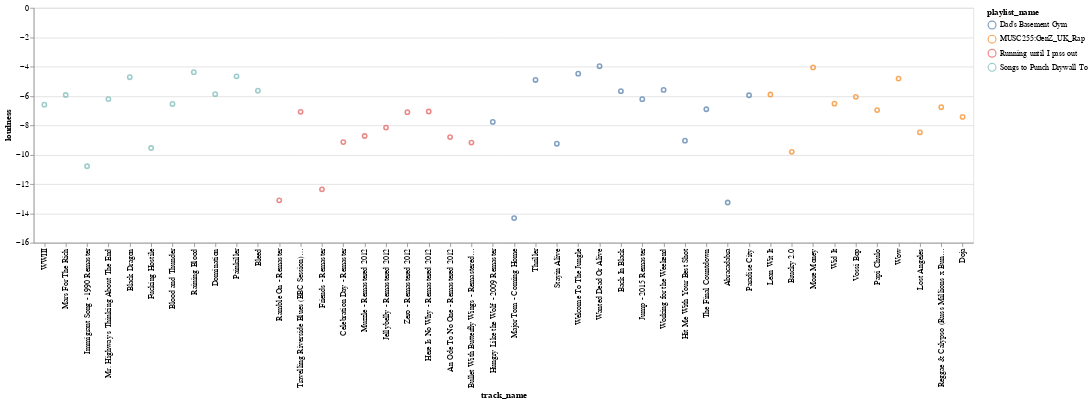

Here is the notebook cell this chart was saved with:
### Code cell
# charting loudness for four physical activity playlists
alt.Chart(four_activity_playlists).mark_point().encode(
    x=alt.X("track_name", sort=None),
    y='loudness',
    color="playlist_name",
    tooltip=["artist", "track_name", "playlist_name"]
).properties(
    width=1200
)

### Figure 1 — Vega-Lite specification as saved in the notebook (floating-point values rounded to 4 significant figures)
{"config": {"view": {"continuousWidth": 400, "continuousHeight": 300}}, "data": {"name": "data-4c66ae467f10652abc5c7002577821fb"}, "mark": "point", "encoding": {"color": {"type": "nominal", "field": "playlist_name"}, "tooltip": [{"type": "nominal", "field": "artist"}, {"type": "nominal", "field": "track_name"}, {"type": "nominal", "field": "playlist_name"}], "x": {"type": "nominal", "field": "track_name", "sort": null}, "y": {"type": "quantitative", "field": "loudness"}}, "width": 1200, "$schema": "https://vega.github.io/schema/vega-lite/v4.8.1.json", "datasets": {"data-4c66ae467f10652abc5c7002577821fb": [{"artist": "KMFDM", "album": "WWIII", "track_name": "WWIII", "track_id": "5jHYEOabEw2RSwOzf8nQPn", "danceability": 0.534, "energy": 0.966, "key": 7, "loudness": -6.597, "mode": 1, "speechiness": 0.0688, "instrumentalness": 0.104, "liveness": 0.436, "valence": 0.171, "tempo": 140.0, "duration_ms": 298707, "time_signature": 4, "playlist_name": "Songs to Punch Drywall To", "Author": "Everyone"}, {"artist": "King Gizzard & The Lizard Wizard", "album": "Infest The Rats' Nest", "track_name": "Mars For The Rich", "track_id": "4lV1tx0EdlIChOw7Kz7fP0", "danceability": 0.269, "energy": 0.885, "key": 11, "loudness": -5.938, "mode": 0, "speechiness": 0.0948, "instrumentalness": 0.795, "liveness": 0.132, "valence": 0.325, "tempo": 129.2, "duration_ms": 251720, "time_signature": 4, "playlist_name": "Songs to Punch Drywall To", "Author": "Everyone"}, {"artist": "Led Zeppelin", "album": "Led Zeppelin III (1994 Remaster)", "track_name": "Immigrant Song - 1990 Remaster", "track_id": "6kjlvJLh2DBsSQtqVzFh8I", "danceability": 0.574, "energy": 0.926, "key": 11, "loudness": -10.79, "mode": 1, "speechiness": 0.0562, "instrumentalness": 0.478, "liveness": 0.386, "valence": 0.609, "tempo": 113.1, "duration_ms": 145067, "time_signature": 4, "playlist_name": "Songs to Punch Drywall To", "Author": "Everyone"}, {"artist": "A Day To Remember", "album": "Homesick", "track_name": "Mr. Highway's Thinking About The End", "track_id": "3VnBhHJdT7p05Wtenu4fmt", "danceability": 0.301, "energy": 0.916, "key": 10, "loudness": -6.218, "mode": 0, "speechiness": 0.0919, "instrumentalness": 1.84e-05, "liveness": 0.293, "valence": 0.451, "tempo": 150.1, "duration_ms": 255827, "time_signature": 4, "playlist_name": "Songs to Punch Drywall To", "Author": "Everyone"}, {"artist": "The Vines", "album": "Future Primitive", "track_name": "Black Dragon", "track_id": "2Z8EqEtv0CxT6Jfzfdhtbf", "danceability": 0.191, "energy": 0.807, "key": 0, "loudness": -4.726, "mode": 1, "speechiness": 0.0426, "instrumentalness": 0.897, "liveness": 0.158, "valence": 0.246, "tempo": 138.7, "duration_ms": 208747, "time_signature": 4, "playlist_name": "Songs to Punch Drywall To", "Author": "Everyone"}, {"artist": "Pantera", "album": "Vulgar Display of Power", "track_name": "Fucking Hostile", "track_id": "5RU50TPTgtxJLFNunUS2p5", "danceability": 0.479, "energy": 0.96, "key": 6, "loudness": -9.551, "mode": 0, "speechiness": 0.0991, "instrumentalness": 4.62e-05, "liveness": 0.208, "valence": 0.506, "tempo": 93.87, "duration_ms": 168600, "time_signature": 4, "playlist_name": "Songs to Punch Drywall To", "Author": "Everyone"}, {"artist": "Mastodon", "album": "Leviathan", "track_name": "Blood and Thunder", "track_id": "3jagGO7eHHuaD53ibehkux", "danceability": 0.364, "energy": 0.935, "key": 2, "loudness": -6.548, "mode": 1, "speechiness": 0.0724, "instrumentalness": 0.729, "liveness": 0.0317, "valence": 0.478, "tempo": 92.72, "duration_ms": 228587, "time_signature": 4, "playlist_name": "Songs to Punch Drywall To", "Author": "Everyone"}, {"artist": "Slayer", "album": "Reign In Blood", "track_name": "Raining Blood", "track_id": "01Mpj13vURSO3cCLprPt5T", "danceability": 0.294, "energy": 0.995, "key": 1, "loudness": -4.383, "mode": 0, "speechiness": 0.168, "instrumentalness": 0.331, "liveness": 0.128, "valence": 0.0379, "tempo": 88.78, "duration_ms": 254400, "time_signature": 4, "playlist_name": "Songs to Punch Drywall To", "Author": "Everyone"}, {"artist": "Pantera", "album": "Cowboys from Hell", "track_name": "Domination", "track_id": "769cLRTw2y6KRdkFWFkxtu", "danceability": 0.372, "energy": 0.888, "key": 2, "loudness": -5.88, "mode": 1, "speechiness": 0.0943, "instrumentalness": 0.00442, "liveness": 0.115, "valence": 0.555, "tempo": 141.4, "duration_ms": 305293, "time_signature": 4, "playlist_name": "Songs to Punch Drywall To", "Author": "Everyone"}, {"artist": "Judas Priest", "album": "Painkiller", "track_name": "Painkiller", "track_id": "0L7zm6afBEtrNKo6C6Gj08", "danceability": 0.435, "energy": 0.987, "key": 1, "loudness": -4.667, "mode": 0, "speechiness": 0.16, "instrumentalness": 0.0847, "liveness": 0.268, "valence": 0.101, "tempo": 103.2, "duration_ms": 365827, "time_signature": 4, "playlist_name": "Songs to Punch Drywall To", "Author": "Everyone"}, {"artist": "Meshuggah", "album": "ObZen", "track_name": "Bleed", "track_id": "4E6wpXABj8XosZEPXZz2OK", "danceability": 0.242, "energy": 0.998, "key": 11, "loudness": -5.64, "mode": 1, "speechiness": 0.0894, "instrumentalness": 0.88, "liveness": 0.284, "valence": 0.18, "tempo": 114.6, "duration_ms": 442733, "time_signature": 4, "playlist_name": "Songs to Punch Drywall To", "Author": "Everyone"}, {"artist": "Led Zeppelin", "album": "Led Zeppelin II (Remaster)", "track_name": "Ramble On - Remaster", "track_id": "1oCOp1kVAgNlXX9Tx9mvzq", "danceability": 0.456, "energy": 0.549, "key": 4, "loudness": -13.11, "mode": 1, "speechiness": 0.0343, "instrumentalness": 0.00227, "liveness": 0.0877, "valence": 0.834, "tempo": 98.58, "duration_ms": 274010, "time_signature": 4, "playlist_name": "Running until I pass out", "Author": "Everyone"}, {"artist": "Led Zeppelin", "album": "Coda (Deluxe Edition)", "track_name": "Travelling Riverside Blues (BBC Session) - Remastered", "track_id": "3dCarMp6T3GsKCspJgeD0a", "danceability": 0.467, "energy": 0.835, "key": 7, "loudness": -7.084, "mode": 1, "speechiness": 0.0642, "instrumentalness": 0.000184, "liveness": 0.26, "valence": 0.639, "tempo": 91.6, "duration_ms": 311640, "time_signature": 4, "playlist_name": "Running until I pass out", "Author": "Everyone"}, {"artist": "Led Zeppelin", "album": "Led Zeppelin III (Remaster)", "track_name": "Friends - Remaster", "track_id": "7jP44G0vKQLkfJ3x19pqPn", "danceability": 0.257, "energy": 0.452, "key": 7, "loudness": -12.37, "mode": 1, "speechiness": 0.0349, "instrumentalness": 0.0996, "liveness": 0.38, "valence": 0.271, "tempo": 83.55, "duration_ms": 233901, "time_signature": 1, "playlist_name": "Running until I pass out", "Author": "Everyone"}, {"artist": "Led Zeppelin", "album": "Led Zeppelin III (Remaster)", "track_name": "Celebration Day - Remaster", "track_id": "78MXICbE7bD4cuPKFh1EFO", "danceability": 0.453, "energy": 0.895, "key": 2, "loudness": -9.143, "mode": 1, "speechiness": 0.0649, "instrumentalness": 0.00128, "liveness": 0.299, "valence": 0.446, "tempo": 128.3, "duration_ms": 210227, "time_signature": 4, "playlist_name": "Running until I pass out", "Author": "Everyone"}, {"artist": "The Smashing Pumpkins", "album": "Mellon Collie And The Infinite Sadness (Deluxe Edition)", "track_name": "Muzzle - Remastered 2012", "track_id": "6UuGRkwfLwBAfmHktU9GNA", "danceability": 0.278, "energy": 0.686, "key": 10, "loudness": -8.731, "mode": 0, "speechiness": 0.034, "instrumentalness": 0.822, "liveness": 0.0939, "valence": 0.334, "tempo": 91.85, "duration_ms": 223920, "time_signature": 4, "playlist_name": "Running until I pass out", "Author": "Everyone"}, {"artist": "The Smashing Pumpkins", "album": "Mellon Collie And The Infinite Sadness (Deluxe Edition)", "track_name": "Jellybelly - Remastered 2012", "track_id": "6912SIXb1G9ql3quOxeCaa", "danceability": 0.209, "energy": 0.835, "key": 1, "loudness": -8.158, "mode": 1, "speechiness": 0.0569, "instrumentalness": 0.873, "liveness": 0.191, "valence": 0.506, "tempo": 117.0, "duration_ms": 181533, "time_signature": 4, "playlist_name": "Running until I pass out", "Author": "Everyone"}, {"artist": "The Smashing Pumpkins", "album": "Mellon Collie And The Infinite Sadness (Deluxe Edition)", "track_name": "Zero - Remastered 2012", "track_id": "4YFcGTdgmEuw8xTO4XrxbB", "danceability": 0.438, "energy": 0.728, "key": 8, "loudness": -7.105, "mode": 1, "speechiness": 0.0458, "instrumentalness": 0.57, "liveness": 0.0509, "valence": 0.701, "tempo": 128.0, "duration_ms": 160173, "time_signature": 4, "playlist_name": "Running until I pass out", "Author": "Everyone"}, {"artist": "The Smashing Pumpkins", "album": "Mellon Collie And The Infinite Sadness (Deluxe Edition)", "track_name": "Here Is No Why - Remastered 2012", "track_id": "5INe9EN6cNF6axQ4A4BQfy", "danceability": 0.319, "energy": 0.654, "key": 8, "loudness": -7.063, "mode": 1, "speechiness": 0.0334, "instrumentalness": 0.895, "liveness": 0.136, "valence": 0.602, "tempo": 79.6, "duration_ms": 225120, "time_signature": 4, "playlist_name": "Running until I pass out", "Author": "Everyone"}, {"artist": "The Smashing Pumpkins", "album": "Mellon Collie And The Infinite Sadness (Deluxe Edition)", "track_name": "An Ode To No One - Remastered 2012", "track_id": "6W9nK2wPyJklgDVf0AQcPO", "danceability": 0.362, "energy": 0.855, "key": 5, "loudness": -8.806, "mode": 0, "speechiness": 0.0743, "instrumentalness": 0.83, "liveness": 0.137, "valence": 0.215, "tempo": 124.4, "duration_ms": 291733, "time_signature": 4, "playlist_name": "Running until I pass out", "Author": "Everyone"}, {"artist": "The Smashing Pumpkins", "album": "Mellon Collie And The Infinite Sadness (Deluxe Edition)", "track_name": "Bullet With Butterfly Wings - Remastered 2012", "track_id": "6GtX0jaNL8IjVQfrDBx81z", "danceability": 0.404, "energy": 0.72, "key": 10, "loudness": -9.18, "mode": 0, "speechiness": 0.0623, "instrumentalness": 0.836, "liveness": 0.0466, "valence": 0.475, "tempo": 121.9, "duration_ms": 258467, "time_signature": 4, "playlist_name": "Running until I pass out", "Author": "Everyone"}, {"artist": "Duran Duran", "album": "Rio (Collector's Edition)", "track_name": "Hungry Like the Wolf - 2009 Remaster", "track_id": "39lSeqnyjZJejRuaREfyLL", "danceability": 0.691, "energy": 0.812, "key": 0, "loudness": -7.772, "mode": 1, "speechiness": 0.0558, "instrumentalness": 1.16e-06, "liveness": 0.299, "valence": 0.685, "tempo": 127.6, "duration_ms": 220627, "time_signature": 4, "playlist_name": "Dad’s Basement Gym", "Author": "Everyone"}, {"artist": "Peter Schilling", "album": "The Different Story (World Of Lust And Crime)", "track_name": "Major Tom - Coming Home", "track_id": "709ffFK4o4MtG1NKoLvOma", "danceability": 0.787, "energy": 0.42, "key": 4, "loudness": -14.32, "mode": 0, "speechiness": 0.0645, "instrumentalness": 0.164, "liveness": 0.169, "valence": 0.838, "tempo": 161.2, "duration_ms": 301373, "time_signature": 4, "playlist_name": "Dad’s Basement Gym", "Author": "Everyone"}, {"artist": "Michael Jackson", "album": "Thriller 25 Super Deluxe Edition", "track_name": "Thriller", "track_id": "3S2R0EVwBSAVMd5UMgKTL0", "danceability": 0.773, "energy": 0.859, "key": 11, "loudness": -4.913, "mode": 1, "speechiness": 0.0747, "instrumentalness": 0.000187, "liveness": 0.914, "valence": 0.813, "tempo": 118.5, "duration_ms": 357267, "time_signature": 4, "playlist_name": "Dad’s Basement Gym", "Author": "Everyone"}, {"artist": "Bee Gees", "album": "How Can You Mend A Broken Heart", "track_name": "Stayin Alive", "track_id": "5ubvP9oKmxLUVq506fgLhk", "danceability": 0.702, "energy": 0.773, "key": 10, "loudness": -9.256, "mode": 0, "speechiness": 0.0343, "instrumentalness": 0.00871, "liveness": 0.147, "valence": 0.953, "tempo": 103.6, "duration_ms": 285373, "time_signature": 4, "playlist_name": "Dad’s Basement Gym", "Author": "Everyone"}, {"artist": "Guns N' Roses", "album": "Appetite For Destruction", "track_name": "Welcome To The Jungle", "track_id": "0G21yYKMZoHa30cYVi1iA8", "danceability": 0.453, "energy": 0.987, "key": 8, "loudness": -4.485, "mode": 1, "speechiness": 0.0889, "instrumentalness": 0.283, "liveness": 0.268, "valence": 0.316, "tempo": 123.5, "duration_ms": 273480, "time_signature": 4, "playlist_name": "Dad’s Basement Gym", "Author": "Everyone"}, {"artist": "Bon Jovi", "album": "Slippery When Wet", "track_name": "Wanted Dead Or Alive", "track_id": "0oerlffJSzhRVvtDfLcp3N", "danceability": 0.252, "energy": 0.802, "key": 7, "loudness": -3.976, "mode": 1, "speechiness": 0.0391, "instrumentalness": 0.0146, "liveness": 0.309, "valence": 0.253, "tempo": 150.1, "duration_ms": 308667, "time_signature": 4, "playlist_name": "Dad’s Basement Gym", "Author": "Everyone"}, {"artist": "AC/DC", "album": "Back In Black", "track_name": "Back In Black", "track_id": "08mG3Y1vljYA6bvDt4Wqkj", "danceability": 0.31, "energy": 0.7, "key": 9, "loudness": -5.678, "mode": 1, "speechiness": 0.047, "instrumentalness": 0.00965, "liveness": 0.0828, "valence": 0.763, "tempo": 188.4, "duration_ms": 255493, "time_signature": 4, "playlist_name": "Dad’s Basement Gym", "Author": "Everyone"}, {"artist": "Van Halen", "album": "1984 (Remastered)", "track_name": "Jump - 2015 Remaster", "track_id": "7N3PAbqfTjSEU1edb2tY8j", "danceability": 0.572, "energy": 0.835, "key": 0, "loudness": -6.219, "mode": 1, "speechiness": 0.0317, "instrumentalness": 0.000377, "liveness": 0.0702, "valence": 0.795, "tempo": 130.0, "duration_ms": 241600, "time_signature": 4, "playlist_name": "Dad’s Basement Gym", "Author": "Everyone"}, {"artist": "Loverboy", "album": "We Are The '80s", "track_name": "Working for the Weekend", "track_id": "0sgDEFq9oeC8ueOK0mR5IA", "danceability": 0.526, "energy": 0.924, "key": 7, "loudness": -5.591, "mode": 1, "speechiness": 0.0391, "instrumentalness": 0.000728, "liveness": 0.598, "valence": 0.793, "tempo": 147.3, "duration_ms": 220707, "time_signature": 4, "playlist_name": "Dad’s Basement Gym", "Author": "Everyone"}, {"artist": "Pat Benatar", "album": "Crimes Of Passion", "track_name": "Hit Me With Your Best Shot", "track_id": "0vOkmmJEtjuFZDzrQSFzEE", "danceability": 0.741, "energy": 0.58, "key": 4, "loudness": -9.05, "mode": 1, "speechiness": 0.0304, "instrumentalness": 3.31e-05, "liveness": 0.212, "valence": 0.944, "tempo": 127.4, "duration_ms": 171267, "time_signature": 4, "playlist_name": "Dad’s Basement Gym", "Author": "Everyone"}, {"artist": "Europe", "album": "The Final Countdown (Expanded Edition)", "track_name": "The Final Countdown", "track_id": "3MrRksHupTVEQ7YbA0FsZK", "danceability": 0.529, "energy": 0.843, "key": 6, "loudness": -6.908, "mode": 0, "speechiness": 0.0616, "instrumentalness": 0.000827, "liveness": 0.0608, "valence": 0.188, "tempo": 117.7, "duration_ms": 310333, "time_signature": 4, "playlist_name": "Dad’s Basement Gym", "Author": "Everyone"}, {"artist": "Steve Miller Band", "album": "Abracadabra", "track_name": "Abracadabra", "track_id": "2E2ZVy2fxslpAUgbb4zu84", "danceability": 0.791, "energy": 0.535, "key": 9, "loudness": -13.26, "mode": 0, "speechiness": 0.0355, "instrumentalness": 1.96e-06, "liveness": 0.156, "valence": 0.963, "tempo": 127.5, "duration_ms": 308373, "time_signature": 4, "playlist_name": "Dad’s Basement Gym", "Author": "Everyone"}, {"artist": "Guns N' Roses", "album": "Appetite For Destruction", "track_name": "Paradise City", "track_id": "6eN1f9KNmiWEhpE2RhQqB5", "danceability": 0.268, "energy": 0.98, "key": 11, "loudness": -5.958, "mode": 1, "speechiness": 0.103, "instrumentalness": 0.00709, "liveness": 0.182, "valence": 0.395, "tempo": 100.3, "duration_ms": 405600, "time_signature": 4, "playlist_name": "Dad’s Basement Gym", "Author": "Everyone"}, {"artist": "Abra Cadabra", "album": "Lean Wit It", "track_name": "Lean Wit It", "track_id": "1NFfmOAVWhY6rCnU8x8nqB", "danceability": 0.585, "energy": 0.692, "key": 9, "loudness": -5.906, "mode": 1, "speechiness": 0.4, "instrumentalness": 0, "liveness": 0.408, "valence": 0.584, "tempo": 144.8, "duration_ms": 202199, "time_signature": 4, "playlist_name": "MUSC255:GenZ_UK_Rap", "Author": "Everyone"}, {"artist": "SR", "album": "Brucky 2.0", "track_name": "Brucky 2.0", "track_id": "7tTcleU0z0VpBaGWlBdIko", "danceability": 0.816, "energy": 0.623, "key": 2, "loudness": -9.811, "mode": 1, "speechiness": 0.457, "instrumentalness": 0, "liveness": 0.688, "valence": 0.708, "tempo": 145.1, "duration_ms": 185652, "time_signature": 4, "playlist_name": "MUSC255:GenZ_UK_Rap", "Author": "Everyone"}, {"artist": "Meekz", "album": "More Money", "track_name": "More Money", "track_id": "0ZLhqWBAhobSU4bTvKdM2K", "danceability": 0.626, "energy": 0.569, "key": 8, "loudness": -4.06, "mode": 1, "speechiness": 0.25, "instrumentalness": 1.58e-05, "liveness": 0.145, "valence": 0.276, "tempo": 90.8, "duration_ms": 221538, "time_signature": 4, "playlist_name": "MUSC255:GenZ_UK_Rap", "Author": "Everyone"}, {"artist": "Tion Wayne", "album": "Wid It", "track_name": "Wid It", "track_id": "4Go2u6SexdY2Qxo0oHMIzE", "danceability": 0.768, "energy": 0.72, "key": 11, "loudness": -6.528, "mode": 0, "speechiness": 0.23, "instrumentalness": 0, "liveness": 0.201, "valence": 0.49, "tempo": 140.0, "duration_ms": 181059, "time_signature": 4, "playlist_name": "MUSC255:GenZ_UK_Rap", "Author": "Everyone"}, {"artist": "Stormzy", "album": "Vossi Bop", "track_name": "Vossi Bop", "track_id": "44ZJ4hLD5onikKsVLQaILr", "danceability": 0.682, "energy": 0.653, "key": 8, "loudness": -6.062, "mode": 1, "speechiness": 0.339, "instrumentalness": 0.00116, "liveness": 0.129, "valence": 0.428, "tempo": 188.1, "duration_ms": 196267, "time_signature": 4, "playlist_name": "MUSC255:GenZ_UK_Rap", "Author": "Everyone"}, {"artist": "Octavian", "album": "Papi Chulo", "track_name": "Papi Chulo", "track_id": "6Juv5N0dNU1imms9c9u1dA", "danceability": 0.866, "energy": 0.563, "key": 11, "loudness": -6.964, "mode": 0, "speechiness": 0.108, "instrumentalness": 0, "liveness": 0.0889, "valence": 0.307, "tempo": 128.0, "duration_ms": 161668, "time_signature": 4, "playlist_name": "MUSC255:GenZ_UK_Rap", "Author": "Everyone"}, {"artist": "Tion Wayne", "album": "Wow", "track_name": "Wow", "track_id": "1zEtEb820Vwe9giuUFXH7H", "danceability": 0.811, "energy": 0.62, "key": 10, "loudness": -4.82, "mode": 0, "speechiness": 0.43, "instrumentalness": 0, "liveness": 0.211, "valence": 0.638, "tempo": 139.9, "duration_ms": 173571, "time_signature": 4, "playlist_name": "MUSC255:GenZ_UK_Rap", "Author": "Everyone"}, {"artist": "Skiifall", "album": "WOIIYOIE TAPES Vol.1", "track_name": "Lost Angeles", "track_id": "7HcXYiiZVtXm8lt4AYffm7", "danceability": 0.923, "energy": 0.365, "key": 0, "loudness": -8.487, "mode": 0, "speechiness": 0.222, "instrumentalness": 0, "liveness": 0.115, "valence": 0.689, "tempo": 138.0, "duration_ms": 187200, "time_signature": 4, "playlist_name": "MUSC255:GenZ_UK_Rap", "Author": "Everyone"}, {"artist": "Russ Millions", "album": "One Of A Kind Music Presents: Reggae & Calypso (Russ Millions x Buni x YV)", "track_name": "Reggae & Calypso (Russ Millions x Buni x YV)", "track_id": "3FMedgGsLUNwx8NciePFEK", "danceability": 0.759, "energy": 0.803, "key": 1, "loudness": -6.77, "mode": 0, "speechiness": 0.277, "instrumentalness": 0, "liveness": 0.362, "valence": 0.895, "tempo": 141.0, "duration_ms": 141277, "time_signature": 4, "playlist_name": "MUSC255:GenZ_UK_Rap", "Author": "Everyone"}, {"artist": "Central Cee", "album": "Doja", "track_name": "Doja", "track_id": "3LtpKP5abr2qqjunvjlX5i", "danceability": 0.911, "energy": 0.573, "key": 6, "loudness": -7.43, "mode": 1, "speechiness": 0.288, "instrumentalness": 0, "liveness": 0.403, "valence": 0.972, "tempo": 140.0, "duration_ms": 97393, "time_signature": 4, "playlist_name": "MUSC255:GenZ_UK_Rap", "Author": "Everyone"}]}}
